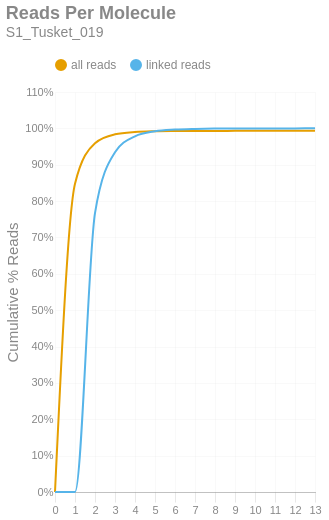

The notebook cell this image was saved under:
### Markdown cell above
### Reads per Molecule
This chart shows the cumulative distribution of the number of reads per linked molecule. That is, how many alignments are associated with a unique molecule. This excludes the number of reads associated with invalid or absent linked-read barcodes. The `linked` histogram is the percentages recalculated when disregarding singletons.

### Code cell
if SKIPLR:
    print_html(f"Skipped")
else:
    counts = np.bincount(valids['reads'].cast(pl.Int64).to_numpy())
    weighted = counts * np.arange(len(counts))
    all_perc = weighted / n_reads
    linked_perc = weighted / n_linked_reads
    linked_perc[1] = 0
    binned_df = pl.DataFrame({
        'readsper': list(range(len(counts))),
        'all reads (cumsum)': np.cumsum(all_perc).tolist(),
        'linked reads (cumsum)': np.cumsum(linked_perc).tolist(),
    })

    with SafeRender(binned_df):
        (
            density_plot(binned_df, 'Reads Per Molecule', samplename, 'readspmol')
            .encode(
                x=alt.X('readsper:O', title=None).axis(labelAngle=0).scale(padding=0),
                y=alt.Y('value:Q', title='Cumulative % Reads').axis(format='%').stack(False),
                color=alt.Color("key:N").scale(domain=["all reads", "linked reads"]),
                tooltip=[
                    alt.Tooltip("key:N", title="Data Type"),
                    alt.Tooltip("readsper:O", title="Reads Per Molecule"),
                    alt.Tooltip("value:Q", format=".2%", title="% Reads (Cum.)")
                ]            
            )
        ).display()

### Figure 1 — Vega-Lite specification as saved in the notebook (floating-point values rounded to 4 significant figures)
{"width": "container", "height": 400, "config": {"title": {"anchor": "start", "dy": -15, "fontSize": 18, "color": "#888888", "subtitleColor": "#888888", "subtitleFontSize": 14}, "arc": {"fill": "#0072B2"}, "axis": {"domainColor": "#888888", "domainWidth": 0.5, "gridWidth": 0.2, "grid": false, "titleFontWeight": 400, "titleFontSize": 15, "labelFontSize": 11, "labelColor": "#888888", "tickColor": "#888888", "tickWidth": 0.2, "titleColor": "#888888"}, "axisBand": {"grid": false}, "axisX": {"grid": true, "tickSize": 10, "domainCap": "round"}, "axisY": {"domain": false, "grid": true, "tickSize": 0, "domainCap": "round"}, "background": "transparent", "header": {"labelFontSize": 15, "labelColor": "#888888", "titleFontSize": 15, "titleFontWeight": 600, "titleColor": "#888888"}, "legend": {"labelFont": "sans-serif", "labelFontSize": 12, "labelColor": "#888888", "symbolSize": 100, "symbolType": "circle", "titleFontSize": 12, "titlePadding": 10, "titleColor": "#888888", "title": null, "orient": "top"}, "range": {"category": ["#E69F00", "#56B4E9", "#009E73", "#F0E442", "#0072B2", "#D55E00", "#CC79A7", "#000000"], "diverging": ["#cfe8f3", "#a2d4ec", "#73bfe2", "#46abdb", "#1696d2", "#12719e"]}, "area": {"fill": "#0072B2", "fillOpacity": 0.7, "line": true, "strokeOpacity": 0.7}, "line": {"color": "#0072B2", "stroke": "#0072B2", "strokeWidth": 2}, "trail": {"color": "#0072B2", "stroke": "#0072B2", "strokeWidth": 0, "size": 1}, "point": {"filled": true, "fillOpacity": 1.0, "size": 95}, "text": {"color": "#888888", "fontSize": 11, "align": "right", "fontWeight": 400, "size": 11}, "bar": {"fill": "#0072B2", "stroke": null}, "view": {"stroke": null, "continuousWidth": 660, "continuousHeight": 400}}, "data": {"name": "data-c209eb8cbeaeacf54467ae9b1a4f34ed"}, "mark": {"type": "line", "interpolate": "monotone", "point": {"opacity": 0, "size": 275}}, "encoding": {"color": {"field": "key", "scale": {"domain": ["all reads", "linked reads"]}, "type": "nominal"}, "tooltip": [{"field": "key", "title": "Data Type", "type": "nominal"}, {"field": "readsper", "title": "Reads Per Molecule", "type": "ordinal"}, {"field": "value", "format": ".2%", "title": "% Reads (Cum.)", "type": "quantitative"}], "x": {"axis": {"labelAngle": 0}, "field": "readsper", "scale": {"padding": 0}, "title": null, "type": "ordinal"}, "y": {"axis": {"format": "%"}, "field": "value", "stack": false, "title": "Cumulative % Reads", "type": "quantitative"}}, "params": [{"name": "param_c36ac31b6afebe62", "select": {"type": "point", "fields": ["key"]}, "bind": "legend"}], "title": {"text": "Reads Per Molecule", "subtitle": "S1_Tusket_019"}, "transform": [{"fold": ["all reads (cumsum)", "linked reads (cumsum)"]}, {"calculate": "replace(datum.key, ' (cumsum)', '')", "as": "key"}, {"filter": {"param": "param_c36ac31b6afebe62"}}], "usermeta": {"embedOptions": {"downloadFileName": "S1_Tusket_019.readspmol"}}, "$schema": "https://vega.github.io/schema/vega-lite/v6.1.0.json", "datasets": {"data-c209eb8cbeaeacf54467ae9b1a4f34ed": [{"readsper": 0, "all reads (cumsum)": 0.0, "linked reads (cumsum)": 0.0}, {"readsper": 1, "all reads (cumsum)": 0.8474, "linked reads (cumsum)": 0.0}, {"readsper": 2, "all reads (cumsum)": 0.9592, "linked reads (cumsum)": 0.7671}, {"readsper": 3, "all reads (cumsum)": 0.9836, "linked reads (cumsum)": 0.9344}, {"readsper": 4, "all reads (cumsum)": 0.9899, "linked reads (cumsum)": 0.9782}, {"readsper": 5, "all reads (cumsum)": 0.9919, "linked reads (cumsum)": 0.9919}, {"readsper": 6, "all reads (cumsum)": 0.9926, "linked reads (cumsum)": 0.9966}, {"readsper": 7, "all reads (cumsum)": 0.9929, "linked reads (cumsum)": 0.9985}, {"readsper": 8, "all reads (cumsum)": 0.993, "linked reads (cumsum)": 0.9994}, {"readsper": 9, "all reads (cumsum)": 0.9931, "linked reads (cumsum)": 0.9998}, {"readsper": 10, "all reads (cumsum)": 0.9931, "linked reads (cumsum)": 0.9999}, {"readsper": 11, "all reads (cumsum)": 0.9931, "linked reads (cumsum)": 0.9999}, {"readsper": 12, "all reads (cumsum)": 0.9931, "linked reads (cumsum)": 1.0}, {"readsper": 13, "all reads (cumsum)": 0.9931, "linked reads (cumsum)": 1.0}]}}
